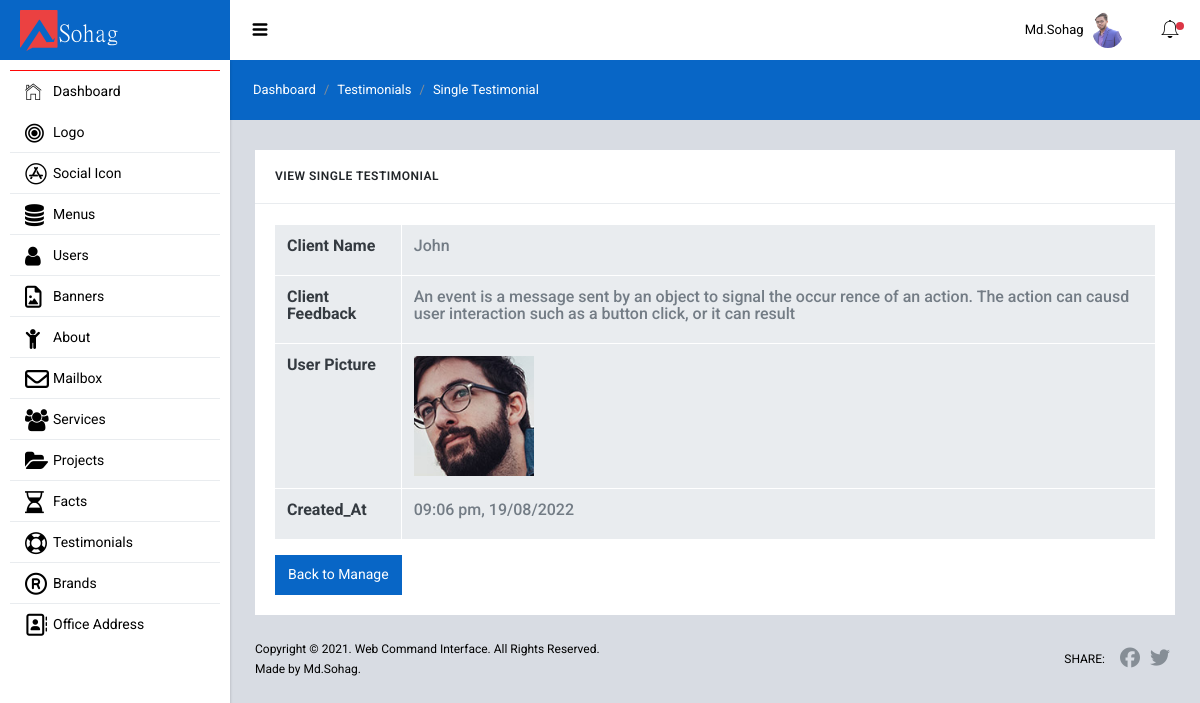
Page /admin/testimonials/testimonial_view.php?id=8 (signed in) on the committed database.
### tables this page shows
CREATE TABLE `users` (
  `id` int(11) NOT NULL,
  `name` varchar(150) NOT NULL,
  `email` varchar(150) NOT NULL,
  `password` varchar(255) NOT NULL,
  `user_role` int(11) NOT NULL DEFAULT 4,
  `status` int(11) NOT NULL DEFAULT 0,
  `profile_image` varchar(255) DEFAULT NULL,
  `created_at` varchar(200) NOT NULL
);

CREATE TABLE `testimonials` (
  `id` int(11) NOT NULL,
  `name` varchar(200) NOT NULL,
  `quotes` text NOT NULL,
  `img` text NOT NULL,
  `created_at` varchar(200) NOT NULL
);

### admin/testimonials/testimonial_view.php (the view)
<?php
    require "../backend_includes/header.php";
    $testimonial_id                = $_GET['id'];
    $view_single_testimonial       = "SELECT * FROM testimonials WHERE id=$testimonial_id";
    $view_single_testimonial_query = mysqli_query($db, $view_single_testimonial);
    $single_testimonial_value      = mysqli_fetch_assoc($view_single_testimonial_query);
    $check_testimonial_data        = mysqli_num_rows($view_single_testimonial_query);
    $date_convert       = strtotime($single_testimonial_value['created_at']);
    $date               = date("h:i a, d/m/Y",$date_convert);
?>
    <div class="sl-mainpanel">
      <nav class="breadcrumb sl-breadcrumb">
        <a class="breadcrumb-item" href="/sohag/admin/dashboard.php">Dashboard</a>
        <a class="breadcrumb-item" href="/sohag/admin/testimonials/index.php">Testimonials</a>
        <span class="breadcrumb-item active">Single Testimonial</span>
      </nav>
      <div class="sl-pagebody">
        <?php if ($check_testimonial_data == 0) : ?>
            <?php header("Location: index.php"); ?>
        <?php else : ?>
            <div class="row row-sm mg-t-5">
                <div class="col-lg-12 mg-t-20 mg-lg-t-0">
                    <div class="card">
                        <div class="card-header pd-20 bg-transparent bd-b bd-gray-200">
                            <h6 class="card-title tx-uppercase tx-12 mg-b-0">View Single Testimonial</h6>
                        </div>
                        <div class="card-body bd-color-gray-lighter rounded-bottom">
                            <div class="dashbord-content">
                                <div class="table-responsive">
                                    <table class="table table-hover table-bordered mg-b-0">
                                        <tbody>
                                            <tr>
                                                <th scope="col"> <h6 class="text-black"> <strong> Client Name</strong></h6></th>
                                                <td> <h6 class="text-black"><?= $single_testimonial_value['name']; ?></h6></td>
                                            </tr>
                                            <tr>
                                                <th scope="col"> <h6 class="text-black"> <strong> Client Feedback</strong></h6></th>
                                                <td> <h6 class="text-black"><?= $single_testimonial_value['quotes']; ?></h6></td>
                                            </tr>
                                            <tr>
                                                <th scope="col"> <h6 class="text-black"> <strong> User Picture</strong></h6></th>
                                                <td>
                                                    <?php if (!empty($single_testimonial_value['img'])) : ?>
                                                        <img src="../uploads/testimonials/<?= $single_testimonial_value['img']; ?>" width="120" alt="image">
                                                    <?php else : ?>
                                                        <h6 class="text-black">No Image</h6>
                                                    <?php endif; ?>
                                                </td>
                                            </tr>
                                            <tr>
                                                <th scope="col"> <h6 class="text-black"> <strong>Created_At</strong></h6></th>
                                                <td> <h6 class="text-black"><?= $date; ?></h6></td>
                                            </tr>
                                        </tbody>
                                    </table>
                                    <a href="/sohag/admin/testimonials/index.php" class="btn btn-primary mt-3">Back to Manage </a>
                                </div>
                            </div>
                        </div>
                    </div>
                </div>
            </div>
        <?php endif; ?>
      </div>
      <footer class="sl-footer">
        <div class="footer-left">
          <div class="mg-b-2">Copyright &copy; 2021. Web Command Interface. All Rights Reserved.</div>
          <div>Made by Md.Sohag.</div>
        </div>
        <div class="footer-right d-flex align-items-center">
          <span class="tx-uppercase mg-r-10">Share:</span>
          <a target="_blank" class="pd-x-5" href="https://www.facebook.com/"><i class="fa fa-facebook tx-20"></i></a>
          <a target="_blank" class="pd-x-5" href="https://twitter.com/"><i class="fa fa-twitter tx-20"></i></a>
        </div>
      </footer>
    </div>
<?php require "../backend_includes/footer.php"; ?>

### admin/backend_includes/header.php (shortened to what this page needs)
<?php
  require "db.php";
  $login_user_id    = isset($_COOKIE['login_user']) ? $_COOKIE['login_user'] : $_SESSION['login_user_id'];
  $login_user_data  = "SELECT * FROM users WHERE id=$login_user_id";
  $login_user_query = mysqli_query($db,$login_user_data);
  $login_user_info  = mysqli_fetch_assoc($login_user_query);
?>
<!DOCTYPE html>
<html lang="en">
  <head>
    <link href="/sohag/admin/backend_assets/lib/font-awesome/css/font-awesome.css" rel="stylesheet">
    <link href="/sohag/admin/backend_assets/lib/Ionicons/css/ionicons.css" rel="stylesheet">
    <link href="/sohag/admin/backend_assets/lib/perfect-scrollbar/css/perfect-scrollbar.css" rel="stylesheet">
    <link href="/sohag/admin/backend_assets/lib/rickshaw/rickshaw.min.css" rel="stylesheet">
    <link href="/sohag/admin/backend_assets/lib/medium-editor/medium-editor.css" rel="stylesheet">
    <link href="/sohag/admin/backend_assets/lib/medium-editor/default.css" rel="stylesheet">
    <link href="/sohag/admin/backend_assets/lib/summernote/summernote-bs4.css" rel="stylesheet">
    <link rel="stylesheet" href="/sohag/admin/backend_assets/css/starlight.css">
    <link rel="stylesheet" href="/sohag/admin/backend_assets/css/custom.css">
  </head>
  <body>
    <div class="sl-logo"><a href=""> <img width="100" src="../admin/uploads/logo/17.png" alt="Logo"></a></div>
    <div class="sl-sideleft">
      <div class="sl-sideleft-menu">
        <a href="/sohag/admin/dashboard.php" class="sl-menu-link active">
          <div class="sl-menu-item">
            <i class="menu-item-icon icon ion-ios-home-outline tx-22"></i>
            <span class="menu-item-label">Dashboard</span>
          </div>
        </a>
        <a href="#" class="sl-menu-link">
          <div class="sl-menu-item">
            <i class="menu-item-icon fa fa-bullseye tx-22"></i>
            <span class="menu-item-label">Logo</span>
            <i class="menu-item-arrow fa fa-angle-down"></i>
          </div>
        </a>
        <a href="#" class="sl-menu-link">
          <div class="sl-menu-item">
            <i class="menu-item-icon fa fa-app-store tx-22"></i>
            <span class="menu-item-label">Social Icon</span>
            <i class="menu-item-arrow fa fa-angle-down"></i>
          </div>
        </a>
        <a href="#" class="sl-menu-link">
          <div class="sl-menu-item">
            <i class="menu-item-icon fa fa-database tx-22"></i>
            <span class="menu-item-label">Menus</span>
            <i class="menu-item-arrow fa fa-angle-down"></i>
          </div>
        </a>
        <a href="#" class="sl-menu-link">
          <div class="sl-menu-item">
            <i class="menu-item-icon 	fa fa-user tx-22"></i>
            <span class="menu-item-label">Users</span>
            <i class="menu-item-arrow fa fa-angle-down"></i>
          </div>
        </a>
        <a href="#" class="sl-menu-link">
          <div class="sl-menu-item">
            <i class="menu-item-icon fa fa-file-picture-o tx-22"></i>
            <span class="menu-item-label">Banners</span>
            <i class="menu-item-arrow fa fa-angle-down"></i>
          </div>
        </a>
        <a href="#" class="sl-menu-link">
          <div class="sl-menu-item">
            <i class="menu-item-icon fa fa-child tx-22"></i>
            <span class="menu-item-label">About</span>
            <i class="menu-item-arrow fa fa-angle-down"></i>
          </div>
        </a>
        <?php if ($login_user_info['user_role'] <= 2) : ?>
          <a href="/sohag/admin/messages/index.php" class="sl-menu-link">
            <div class="sl-menu-item">
              <i class="menu-item-icon fa fa-envelope-o  tx-24"></i>
              <span class="menu-item-label">Mailbox</span>
            </div>
          </a>
        <?php endif; ?>
        <a href="#" class="sl-menu-link">
          <div class="sl-menu-item">
            <i class="menu-item-icon fa fa-group tx-22"></i>
            <span class="menu-item-label">Services</span>
            <i class="menu-item-arrow fa fa-angle-down"></i>
          </div>
        </a>
        <a href="#" class="sl-menu-link">
          <div class="sl-menu-item">
            <i class="menu-item-icon fa fa-folder-open tx-22"></i>
            <span class="menu-item-label">Projects</span>
            <i class="menu-item-arrow fa fa-angle-down"></i>
          </div>
        </a>
        <a href="#" class="sl-menu-link">
          <div class="sl-menu-item">
            <i class="menu-item-icon fa fa-hourglass-half tx-22"></i>
            <span class="menu-item-label">Facts</span>
            <i class="menu-item-arrow fa fa-angle-down"></i>
          </div>
        </a>
        <a href="#" class="sl-menu-link">
          <div class="sl-menu-item">
            <i class="menu-item-icon fa fa-life-bouy tx-22"></i>
            <span class="menu-item-label">Testimonials</span>
            <i class="menu-item-arrow fa fa-angle-down"></i>
          </div>
        </a>
        <a href="#" class="sl-menu-link">
          <div class="sl-menu-item">
            <i class="menu-item-icon fa fa-registered tx-22"></i>
            <span class="menu-item-label">Brands</span>
            <i class="menu-item-arrow fa fa-angle-down"></i>
          </div>
        </a>
        <a href="#" class="sl-menu-link">
          <div class="sl-menu-item">
            <i class="menu-item-icon fa fa-address-book-o tx-22"></i>
            <span class="menu-item-label">Office Address</span>
            <i class="menu-item-arrow fa fa-angle-down"></i>
          </div>
        </a>
      </div>
      <br>
    </div>
    <div class="sl-header">
      <div class="sl-header-left">
        <div class="navicon-left hidden-md-down"><a id="btnLeftMenu" href=""><i class="icon ion-navicon-round"></i></a></div>
      </div>
      <div class="sl-header-right">
        <nav class="nav">
          <div class="dropdown">
            <a href="" class="nav-link nav-link-profile" data-toggle="dropdown">
              <span class="logged-name"><span class="hidden-md-down"><?= $login_user_info['name']; ?></span></span>
              <?php if (!empty($login_user_info['profile_image'])) { ?>
                <img src="/sohag/admin/uploads/users/<?= $login_user_info['profile_image']; ?>" class="wd-32 rounded-circle" alt="">
              <?php } ?>
            </a>
          </div>
        </nav>
        <?php if ($login_user_info['user_role'] <= 2) : ?>
          <div class="navicon-right">
            <a id="btnRightMenu" href="" class="pos-relative">
              <i class="icon ion-ios-bell-outline"></i>
              <span class="square-8 bg-danger"></span>
            </a>
          </div>
        <?php endif; ?>
      </div>
    </div>

### rows in the picture
users: name "Md.Sohag", profile_image (picture)
testimonials: name "John", quotes "An event is a message sent by an object to signal the occur rence of an action. The action can causd user interaction such as a button click, or it can result", img (picture), created_at "09:06 pm, 19/08/2022"
